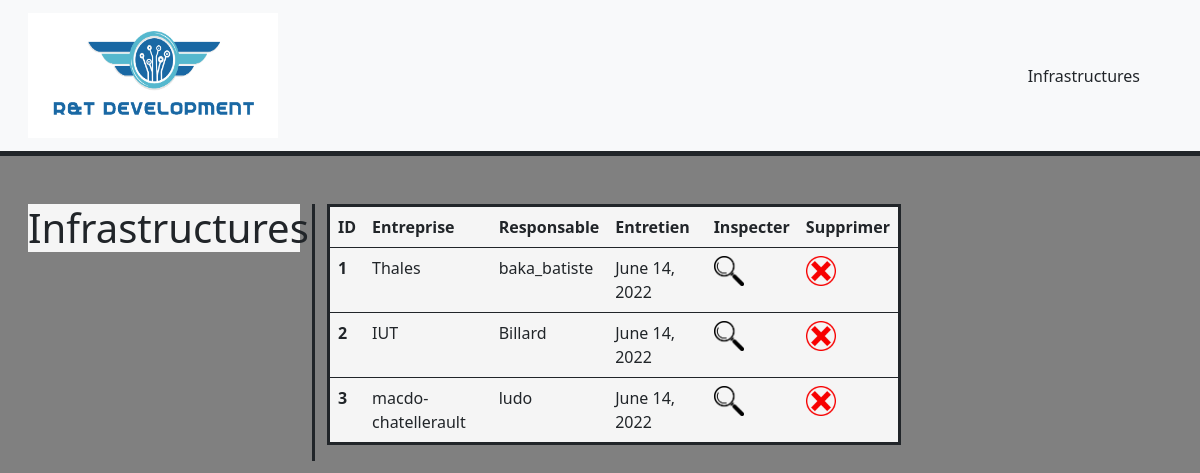
Page /TD1App/infrastructure on the committed database.
### TD1App/models.py (models this page shows)
class Infrastructure (models.Model):
    id_i = models.AutoField (primary_key=True, editable=False)
    entreprise = models.CharField (max_length=30)
    responsable = models.CharField (max_length=17)
    entretien = models.DateField (default= datetime.now())
    departement = models.CharField (max_length=40)

### TD1App/views.py (the view)
# urls.py: path('infrastructure', views.infrastructure_list_view, name='infrastructures'),
def infrastructure_list_view(request):
    infrastructures = Infrastructure.objects.all()
    context = {'infrastructures': infrastructures}
    return render(request, 'td1app/infrastructure_list.html', context)

### TD1App/templates/td1app/infrastructure_list.html (shortened to what this page needs)
<!DOCTYPE html>
<html lang="en">
<head>
    <link href="https://cdn.jsdelivr.net/npm/bootstrap@5.2.0-beta1/dist/css/bootstrap.min.css" rel="stylesheet">
</head>
<body style="background-color: gray;">
    <header style="border-bottom: 5px solid;">
        <nav class="navbar bg-light">
            <div class="container-fluid">
              <a class="navbar-brand ms-3">
                {% load static %}
                <img src="{% static 'td1app/image/logo.png' %}" alt="logo" style="width: 250px;height: 125px;">
              </a>
              <form class="d-flex me-5" >
                <a class="nav-link active" aria-current="page" href="infrastructure">Infrastructures</a>
              </form>
            </div>
        </nav>
    </header>
    <div class="row mt-5 ms-3">
        <div class="col-3" style="border-right: 3px solid;">
            <h1 style="background-color: whitesmoke;"> Infrastructures</h1>
        </div>
        <div class="col-6" >
            <table class="table" style="background-color: whitesmoke; border: 3px solid;">
                <thead>
                    <tr>
                    <th scope="col">ID</th>
                    <th scope="col">Entreprise</th>
                    <th scope="col">Responsable</th>
                    <th scope="col">Entretien</th>
                    <th scope="col">Inspecter</th>
                    <th scope="col">Supprimer</th>
                    </tr>
                </thead>
                {% if infrastructures %}
                <tbody>
                    {% for infrastructure in infrastructures %}
                        <tr>
                            <th scope="row" >{{ infrastructure.id_i }}</th>
                            <td>{{ infrastructure.entreprise }}</td>
                            <td> {{ infrastructure.responsable }} </td>
                            <td> {{ infrastructure.entretien }} </td>
                            <td> <a href="{% url 'infrastructure-detail' infrastructure.id_i %}">
                                {% load static %}
                                <img src="{% static 'td1app/image/loupe.png' %}" alt="logo" style="width: 30px;height: 30px;">
                            </a> </td>
                            <td>
                                <a href="">
                                    {% load static %}
                                    <img src="{% static 'td1app/image/croix.png' %}" alt="logo" style="width: 30px;height: 30px;">
                                </a>
                            </td>
                        </tr>
                    {% endfor %}
                </tbody>
                {% endif %}
            </table>
        </div>
    </div>
</body>
</html>

### rows in the picture
Infrastructure: id_i "1", entreprise "Thales", responsable "baka_batiste", entretien "June 14, 2022"
Infrastructure: id_i "2", entreprise "IUT", responsable "Billard", entretien "June 14, 2022"
Infrastructure: id_i "3", entreprise "macdo-chatellerault", responsable "ludo", entretien "June 14, 2022"
